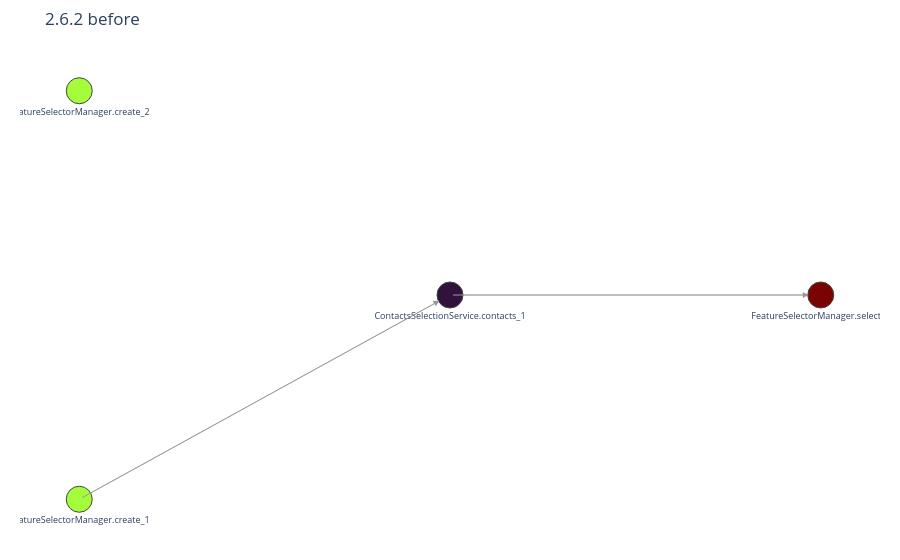
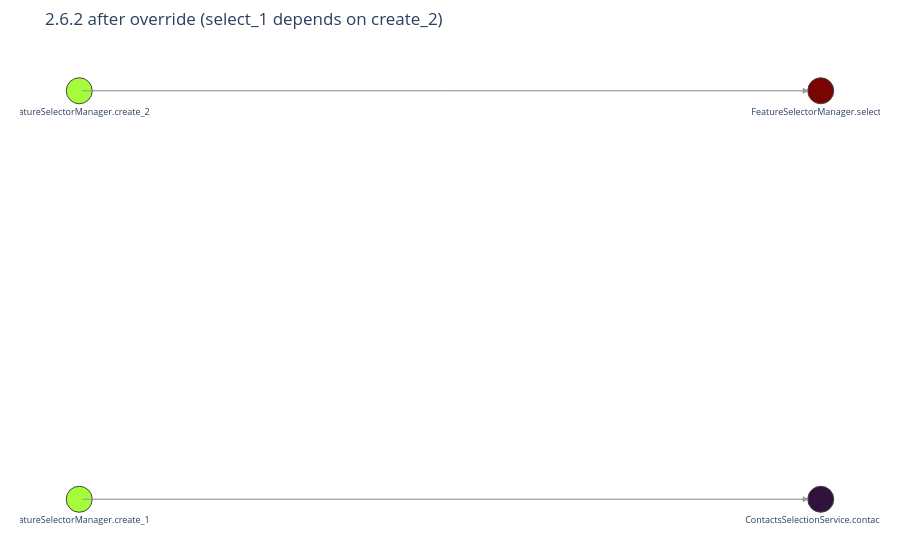
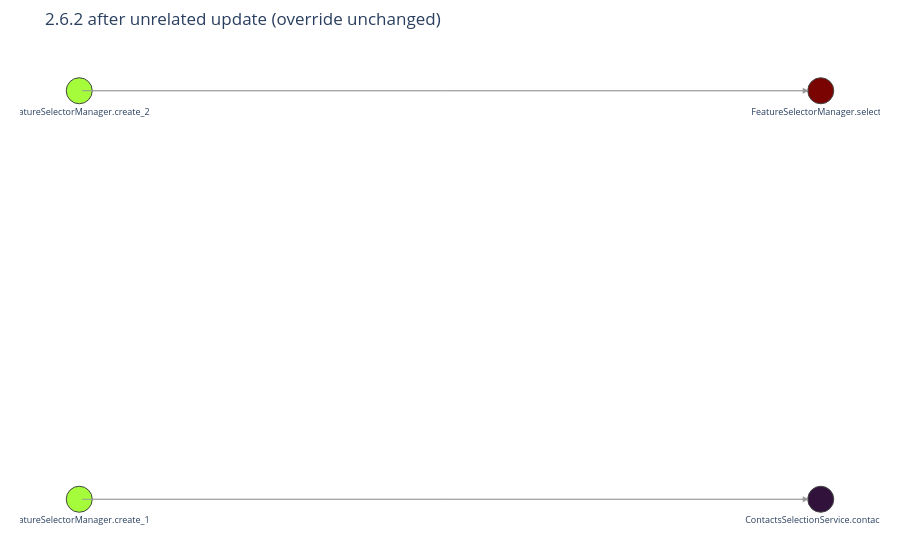
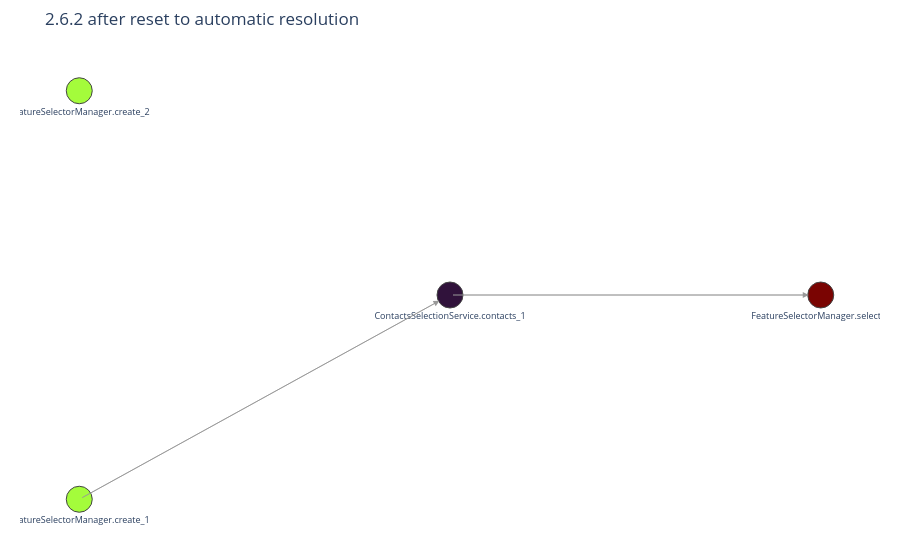

The notebook cell saved with these charts, in order:
### Markdown cell above
### 1.6.2 Override ``depends_on``

**Setting ``depends_on`` explicitly**

An explicit ``depends_on`` sets ``depends_on_override`` and is not recomputed by later mutations. ``set_depends_on`` with ``None`` hands the modifier back to the automatic resolution. ``update`` with ``depends_on=None`` leaves the dependencies unchanged.

### Code cell
spec = copy.deepcopy(spec_base)
mods = spec.instances.modifiers
build_figure(spec.data.graph, title="2.6.2 before").show()

# explicit override on an existing modifier
mods.set_depends_on("feature_selection", "sel_a", "FeatureSelectorManager.select_1", ["FeatureSelectorManager.create_2"])
print([(m["mod_name"], m["depends_on"], m["depends_on_override"]) for m in spec.data.feature_selection["sel_a"]["modifiers"]])
build_figure(spec.data.graph, title="2.6.2 after override (select_1 depends on create_2)").show()

# an unrelated mutation does not touch the override
mods.update("feature_selection", "sel_a", "ContactsSelectionService.contacts_1", selection="frequent")
print([(m["mod_name"], m["depends_on"], m["depends_on_override"]) for m in spec.data.feature_selection["sel_a"]["modifiers"]])
build_figure(spec.data.graph, title="2.6.2 after unrelated update (override unchanged)").show()

# None hands the modifier back to the automatic resolution
mods.set_depends_on("feature_selection", "sel_a", "FeatureSelectorManager.select_1", None)
print([(m["mod_name"], m["depends_on"], m["depends_on_override"]) for m in spec.data.feature_selection["sel_a"]["modifiers"]])
build_figure(spec.data.graph, title="2.6.2 after reset to automatic resolution").show()

# explicit override while adding, an empty list is an override too
spec.instances.add(operation_type="FeatureSelectorManager.select", name="sel_b", depends_on=[])
print([(m["mod_name"], m["depends_on"], m["depends_on_override"]) for m in spec.data.feature_selection["sel_b"]["modifiers"]])
build_figure(spec.data.graph, title="2.6.2 after add with depends_on=[] (no incoming edge)").show()

### Figure 1 — Plotly figure (JSON) as saved in the notebook; plotly's stock layout.template omitted (floating-point values rounded to 4 significant figures)
{"data": [{"hoverinfo": "none", "line": {"color": "#cccccc", "width": 1}, "mode": "lines", "showlegend": false, "type": "scatter", "x": [0, 1, null, 1, 2, null], "y": [-0.5, 0, null, 0, 0, null]}, {"hoverinfo": "text", "hovertext": ["<b>FeatureSelectorManager.create_1</b><br>FeatureSelectorManager.create<br><br>name: sel_a", "<b>ContactsSelectionService.contacts_1</b><br>ContactsSelectionService.contacts<br><br>selector_name: sel_a<br>selection: all<br>use_reduced: False<br>common_denominator: True<br>traj_selection: all<br>require_all_partners: False", "<b>FeatureSelectorManager.select_1</b><br>FeatureSelectorManager.select<br><br>name: sel_a<br>reference_traj: None", "<b>FeatureSelectorManager.create_2</b><br>FeatureSelectorManager.create<br><br>name: sel_b"], "marker": {"color": [1, 0, 2, 1], "colorscale": [[0, "#30123b"], [0.07143, "#4145ab"], [0.1429, "#4675ed"], [0.2143, "#39a2fc"], [0.2857, "#1bcfd4"], [0.3571, "#24eca6"], [0.4286, "#61fc6c"], [0.5, "#a4fc3b"], [0.5714, "#d1e834"], [0.6429, "#f3c63a"], [0.7143, "#fe9b2d"], [0.7857, "#f36315"], [0.8571, "#d93806"], [0.9286, "#b11901"], [1, "#7a0402"]], "line": {"color": "#444444", "width": 1}, "size": 26}, "mode": "markers+text", "showlegend": false, "text": ["FeatureSelectorManager.create_1", "ContactsSelectionService.contacts_1", "FeatureSelectorManager.select_1", "FeatureSelectorManager.create_2"], "textfont": {"size": 9}, "textposition": "bottom center", "type": "scatter", "x": [0, 1, 2, 0], "y": [-0.5, 0, 0, 0.5]}], "layout": {"annotations": [{"arrowcolor": "#999999", "arrowhead": 2, "arrowsize": 1.2, "arrowwidth": 1, "ax": 0, "axref": "x", "ay": -0.5, "ayref": "y", "showarrow": true, "standoff": 12, "x": 1, "xref": "x", "y": 0, "yref": "y"}, {"arrowcolor": "#999999", "arrowhead": 2, "arrowsize": 1.2, "arrowwidth": 1, "ax": 1, "axref": "x", "ay": 0, "ayref": "y", "showarrow": true, "standoff": 12, "x": 2, "xref": "x", "y": 0, "yref": "y"}], "hovermode": "closest", "margin": {"b": 20, "l": 20, "r": 20, "t": 50}, "plot_bgcolor": "white", "title": {"text": "2.6.2 before"}, "xaxis": {"showgrid": false, "showticklabels": false, "zeroline": false}, "yaxis": {"showgrid": false, "showticklabels": false, "zeroline": false}}}

### Figure 2 — Plotly figure (JSON) as saved in the notebook; plotly's stock layout.template omitted (floating-point values rounded to 4 significant figures)
{"data": [{"hoverinfo": "none", "line": {"color": "#cccccc", "width": 1}, "mode": "lines", "showlegend": false, "type": "scatter", "x": [0, 1, null, 0, 1, null], "y": [-0.5, -0.5, null, 0.5, 0.5, null]}, {"hoverinfo": "text", "hovertext": ["<b>FeatureSelectorManager.create_1</b><br>FeatureSelectorManager.create<br><br>name: sel_a", "<b>ContactsSelectionService.contacts_1</b><br>ContactsSelectionService.contacts<br><br>selector_name: sel_a<br>selection: all<br>use_reduced: False<br>common_denominator: True<br>traj_selection: all<br>require_all_partners: False", "<b>FeatureSelectorManager.select_1</b><br>FeatureSelectorManager.select<br><br>name: sel_a<br>reference_traj: None", "<b>FeatureSelectorManager.create_2</b><br>FeatureSelectorManager.create<br><br>name: sel_b"], "marker": {"color": [1, 0, 2, 1], "colorscale": [[0, "#30123b"], [0.07143, "#4145ab"], [0.1429, "#4675ed"], [0.2143, "#39a2fc"], [0.2857, "#1bcfd4"], [0.3571, "#24eca6"], [0.4286, "#61fc6c"], [0.5, "#a4fc3b"], [0.5714, "#d1e834"], [0.6429, "#f3c63a"], [0.7143, "#fe9b2d"], [0.7857, "#f36315"], [0.8571, "#d93806"], [0.9286, "#b11901"], [1, "#7a0402"]], "line": {"color": "#444444", "width": 1}, "size": 26}, "mode": "markers+text", "showlegend": false, "text": ["FeatureSelectorManager.create_1", "ContactsSelectionService.contacts_1", "FeatureSelectorManager.select_1", "FeatureSelectorManager.create_2"], "textfont": {"size": 9}, "textposition": "bottom center", "type": "scatter", "x": [0, 1, 1, 0], "y": [-0.5, -0.5, 0.5, 0.5]}], "layout": {"annotations": [{"arrowcolor": "#999999", "arrowhead": 2, "arrowsize": 1.2, "arrowwidth": 1, "ax": 0, "axref": "x", "ay": -0.5, "ayref": "y", "showarrow": true, "standoff": 12, "x": 1, "xref": "x", "y": -0.5, "yref": "y"}, {"arrowcolor": "#999999", "arrowhead": 2, "arrowsize": 1.2, "arrowwidth": 1, "ax": 0, "axref": "x", "ay": 0.5, "ayref": "y", "showarrow": true, "standoff": 12, "x": 1, "xref": "x", "y": 0.5, "yref": "y"}], "hovermode": "closest", "margin": {"b": 20, "l": 20, "r": 20, "t": 50}, "plot_bgcolor": "white", "title": {"text": "2.6.2 after override (select_1 depends on create_2)"}, "xaxis": {"showgrid": false, "showticklabels": false, "zeroline": false}, "yaxis": {"showgrid": false, "showticklabels": false, "zeroline": false}}}

### Figure 3 — Plotly figure (JSON) as saved in the notebook; plotly's stock layout.template omitted (floating-point values rounded to 4 significant figures)
{"data": [{"hoverinfo": "none", "line": {"color": "#cccccc", "width": 1}, "mode": "lines", "showlegend": false, "type": "scatter", "x": [0, 1, null, 0, 1, null], "y": [-0.5, -0.5, null, 0.5, 0.5, null]}, {"hoverinfo": "text", "hovertext": ["<b>FeatureSelectorManager.create_1</b><br>FeatureSelectorManager.create<br><br>name: sel_a", "<b>ContactsSelectionService.contacts_1</b><br>ContactsSelectionService.contacts<br><br>selector_name: sel_a<br>selection: frequent<br>use_reduced: False<br>common_denominator: True<br>traj_selection: all<br>require_all_partners: False", "<b>FeatureSelectorManager.select_1</b><br>FeatureSelectorManager.select<br><br>name: sel_a<br>reference_traj: None", "<b>FeatureSelectorManager.create_2</b><br>FeatureSelectorManager.create<br><br>name: sel_b"], "marker": {"color": [1, 0, 2, 1], "colorscale": [[0, "#30123b"], [0.07143, "#4145ab"], [0.1429, "#4675ed"], [0.2143, "#39a2fc"], [0.2857, "#1bcfd4"], [0.3571, "#24eca6"], [0.4286, "#61fc6c"], [0.5, "#a4fc3b"], [0.5714, "#d1e834"], [0.6429, "#f3c63a"], [0.7143, "#fe9b2d"], [0.7857, "#f36315"], [0.8571, "#d93806"], [0.9286, "#b11901"], [1, "#7a0402"]], "line": {"color": "#444444", "width": 1}, "size": 26}, "mode": "markers+text", "showlegend": false, "text": ["FeatureSelectorManager.create_1", "ContactsSelectionService.contacts_1", "FeatureSelectorManager.select_1", "FeatureSelectorManager.create_2"], "textfont": {"size": 9}, "textposition": "bottom center", "type": "scatter", "x": [0, 1, 1, 0], "y": [-0.5, -0.5, 0.5, 0.5]}], "layout": {"annotations": [{"arrowcolor": "#999999", "arrowhead": 2, "arrowsize": 1.2, "arrowwidth": 1, "ax": 0, "axref": "x", "ay": -0.5, "ayref": "y", "showarrow": true, "standoff": 12, "x": 1, "xref": "x", "y": -0.5, "yref": "y"}, {"arrowcolor": "#999999", "arrowhead": 2, "arrowsize": 1.2, "arrowwidth": 1, "ax": 0, "axref": "x", "ay": 0.5, "ayref": "y", "showarrow": true, "standoff": 12, "x": 1, "xref": "x", "y": 0.5, "yref": "y"}], "hovermode": "closest", "margin": {"b": 20, "l": 20, "r": 20, "t": 50}, "plot_bgcolor": "white", "title": {"text": "2.6.2 after unrelated update (override unchanged)"}, "xaxis": {"showgrid": false, "showticklabels": false, "zeroline": false}, "yaxis": {"showgrid": false, "showticklabels": false, "zeroline": false}}}

### Figure 4 — Plotly figure (JSON) as saved in the notebook; plotly's stock layout.template omitted (floating-point values rounded to 4 significant figures)
{"data": [{"hoverinfo": "none", "line": {"color": "#cccccc", "width": 1}, "mode": "lines", "showlegend": false, "type": "scatter", "x": [0, 1, null, 1, 2, null], "y": [-0.5, 0, null, 0, 0, null]}, {"hoverinfo": "text", "hovertext": ["<b>FeatureSelectorManager.create_1</b><br>FeatureSelectorManager.create<br><br>name: sel_a", "<b>ContactsSelectionService.contacts_1</b><br>ContactsSelectionService.contacts<br><br>selector_name: sel_a<br>selection: frequent<br>use_reduced: False<br>common_denominator: True<br>traj_selection: all<br>require_all_partners: False", "<b>FeatureSelectorManager.select_1</b><br>FeatureSelectorManager.select<br><br>name: sel_a<br>reference_traj: None", "<b>FeatureSelectorManager.create_2</b><br>FeatureSelectorManager.create<br><br>name: sel_b"], "marker": {"color": [1, 0, 2, 1], "colorscale": [[0, "#30123b"], [0.07143, "#4145ab"], [0.1429, "#4675ed"], [0.2143, "#39a2fc"], [0.2857, "#1bcfd4"], [0.3571, "#24eca6"], [0.4286, "#61fc6c"], [0.5, "#a4fc3b"], [0.5714, "#d1e834"], [0.6429, "#f3c63a"], [0.7143, "#fe9b2d"], [0.7857, "#f36315"], [0.8571, "#d93806"], [0.9286, "#b11901"], [1, "#7a0402"]], "line": {"color": "#444444", "width": 1}, "size": 26}, "mode": "markers+text", "showlegend": false, "text": ["FeatureSelectorManager.create_1", "ContactsSelectionService.contacts_1", "FeatureSelectorManager.select_1", "FeatureSelectorManager.create_2"], "textfont": {"size": 9}, "textposition": "bottom center", "type": "scatter", "x": [0, 1, 2, 0], "y": [-0.5, 0, 0, 0.5]}], "layout": {"annotations": [{"arrowcolor": "#999999", "arrowhead": 2, "arrowsize": 1.2, "arrowwidth": 1, "ax": 0, "axref": "x", "ay": -0.5, "ayref": "y", "showarrow": true, "standoff": 12, "x": 1, "xref": "x", "y": 0, "yref": "y"}, {"arrowcolor": "#999999", "arrowhead": 2, "arrowsize": 1.2, "arrowwidth": 1, "ax": 1, "axref": "x", "ay": 0, "ayref": "y", "showarrow": true, "standoff": 12, "x": 2, "xref": "x", "y": 0, "yref": "y"}], "hovermode": "closest", "margin": {"b": 20, "l": 20, "r": 20, "t": 50}, "plot_bgcolor": "white", "title": {"text": "2.6.2 after reset to automatic resolution"}, "xaxis": {"showgrid": false, "showticklabels": false, "zeroline": false}, "yaxis": {"showgrid": false, "showticklabels": false, "zeroline": false}}}
